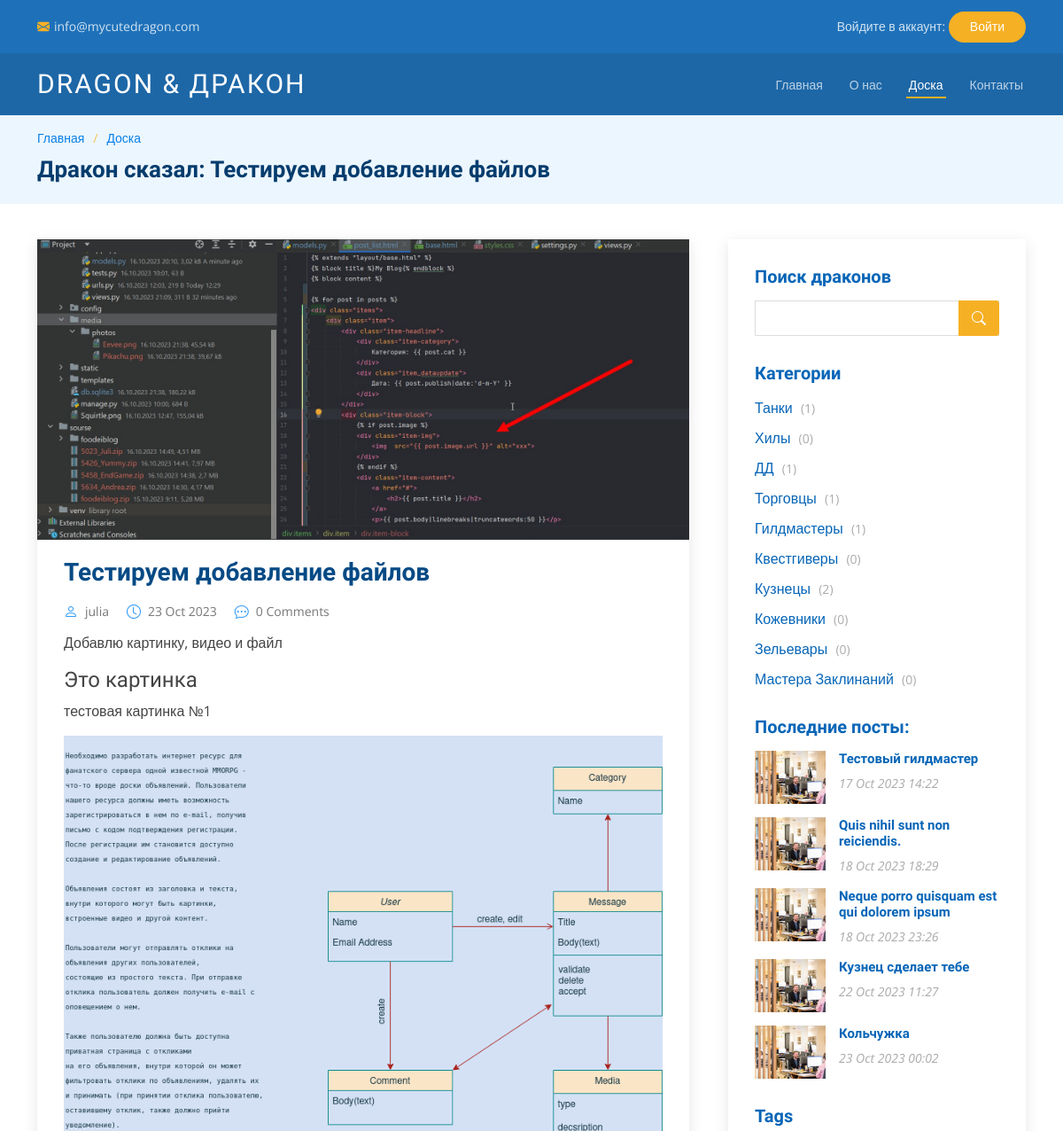
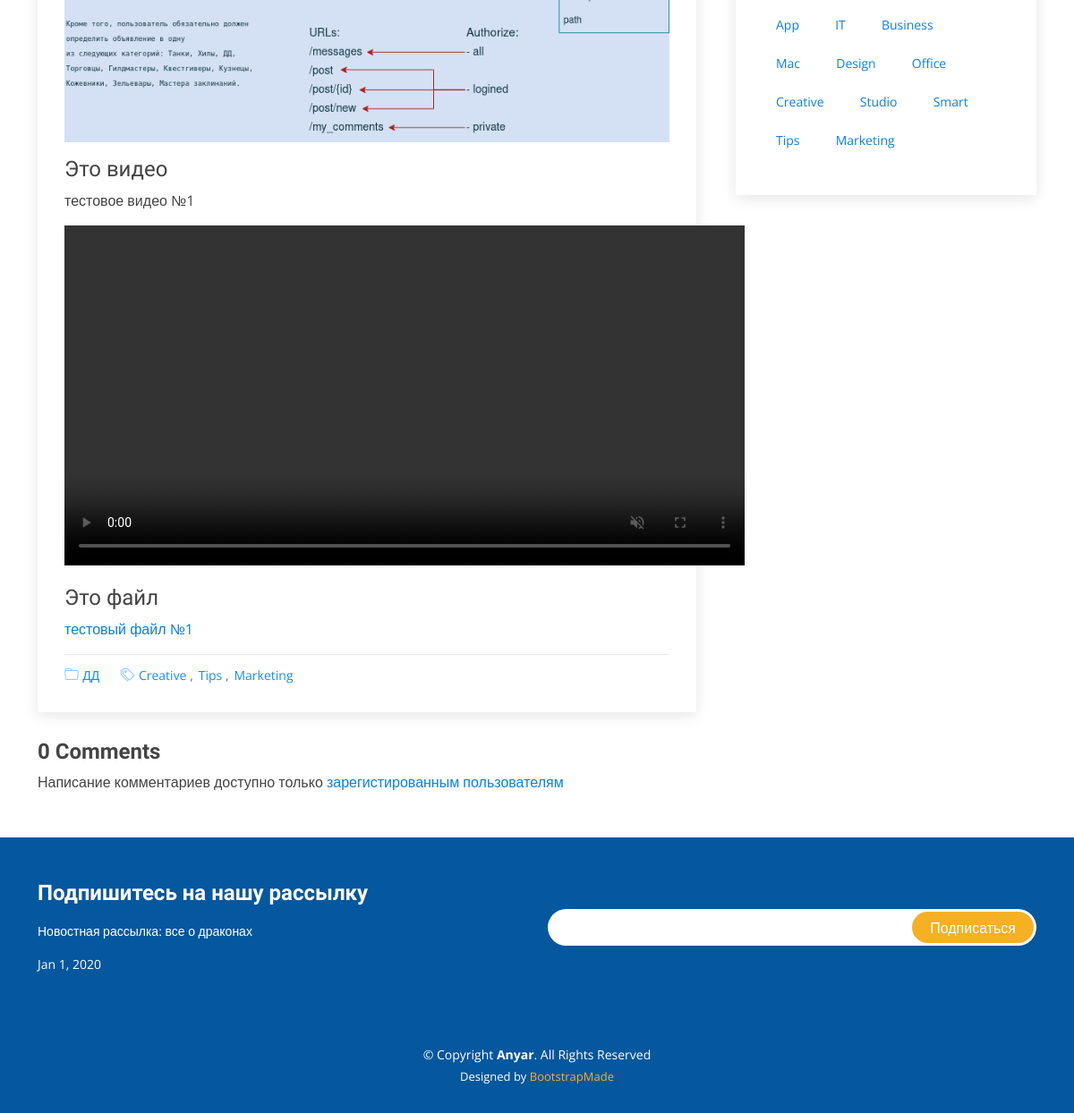
The page /messages/12 on the database as committed earlier (2 pictures, top to bottom).
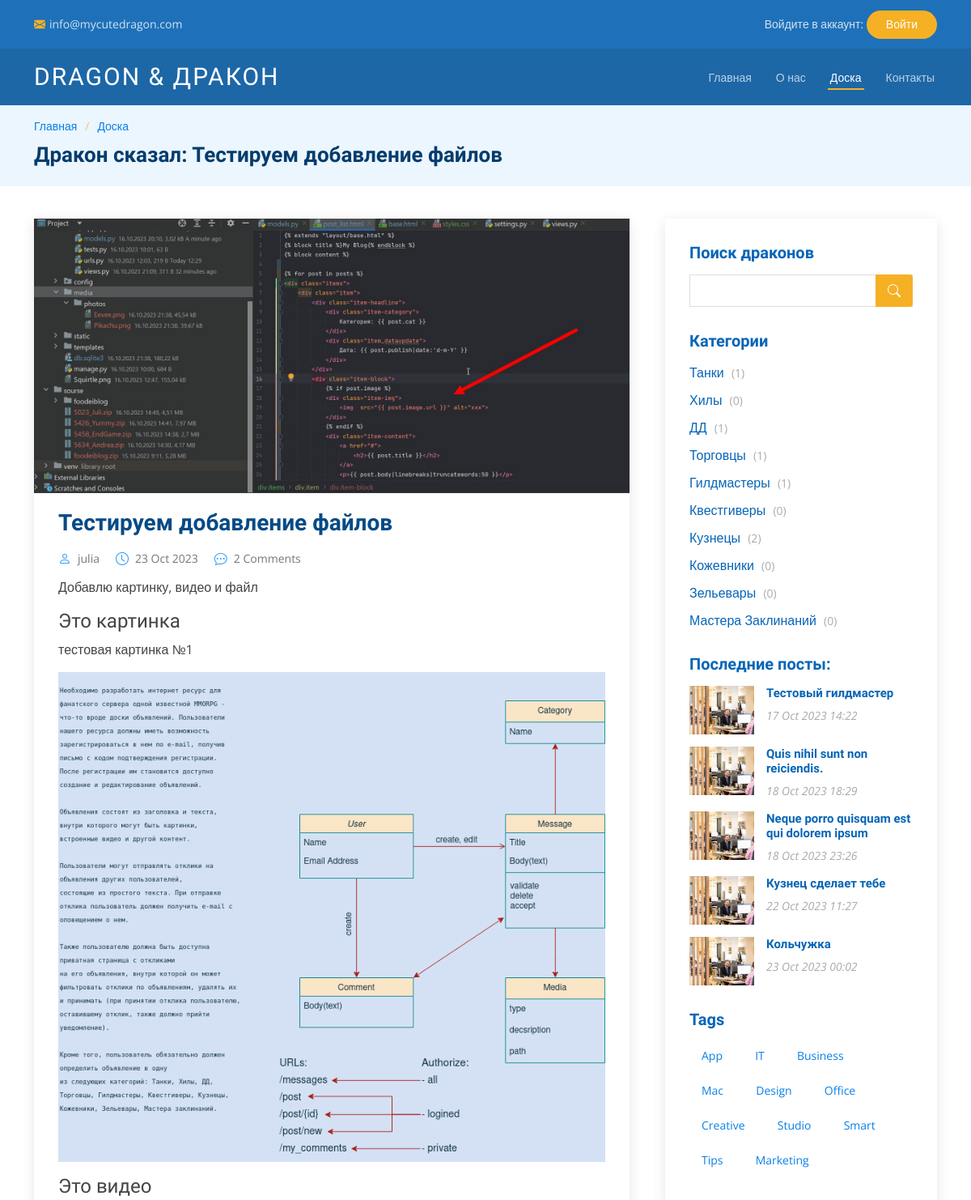
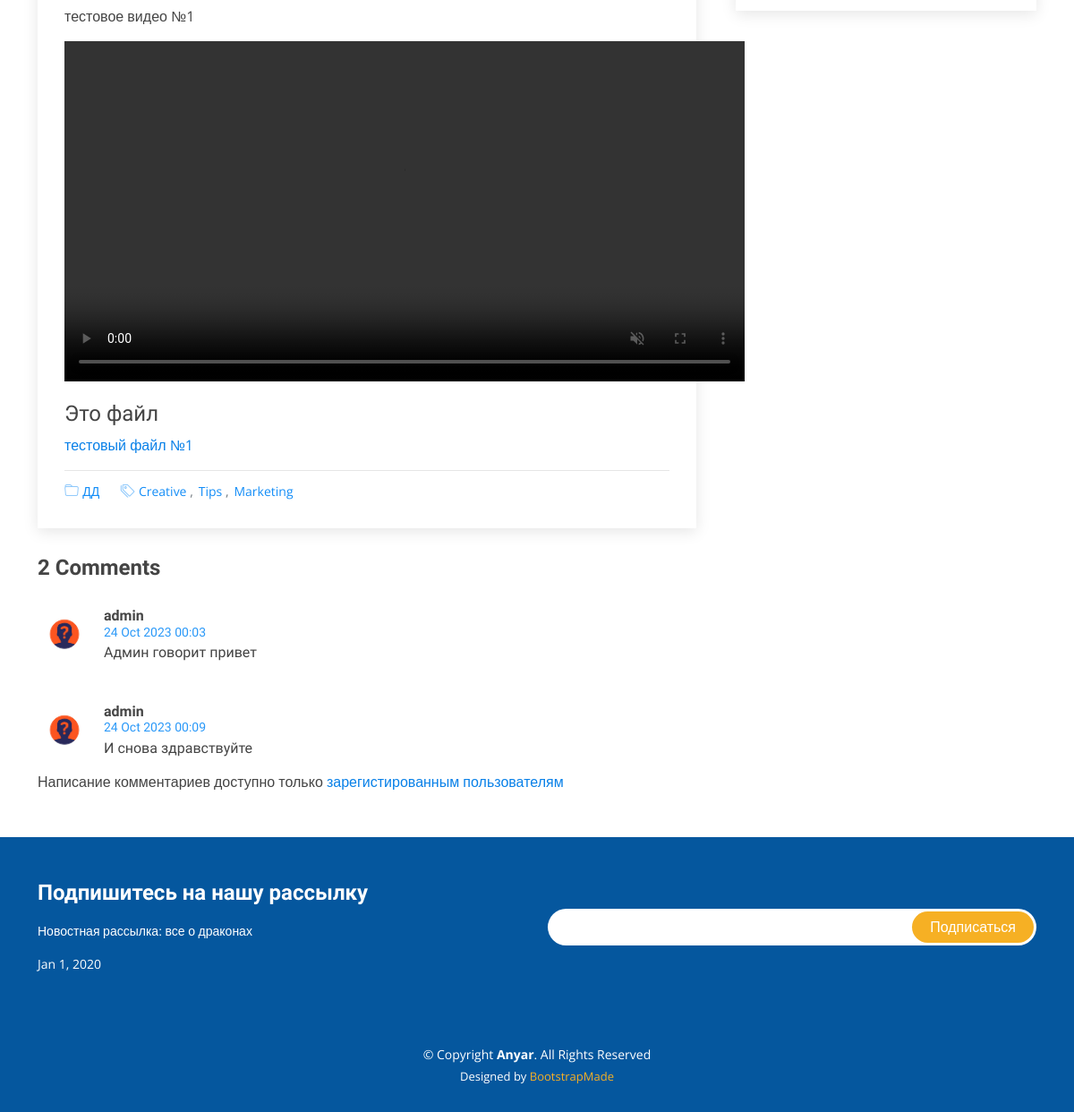
The same page on the database as committed later (2 pictures, top to bottom).
### bb/models.py (models this page shows, shortened)
class Media(models.Model):
    picture = 'P'
    video   = 'V'
    file    = 'F'
    tChoice = [
        (picture, 'Картинка'),
        (video,   'Видео'),
        (file,    'Файл')
    ]
    title = models.CharField(max_length = 255, default = 'Заголовок')
    descr = models.TextField(default='Описание файла')
    toPost = models.ForeignKey(Post, on_delete = models.CASCADE)
    type = models.CharField(max_length = 1, choices = tChoice, default = picture)
    media = models.FileField(upload_to= 'user_files')

class PostCategory(models.Model):
    post = models.ForeignKey(Post, on_delete = models.CASCADE)
    category = models.ForeignKey(Category, on_delete = models.CASCADE)

class Category(models.Model):
    name = models.CharField(max_length = 255, unique = True)

class Post(models.Model):
    author = models.ForeignKey(User, on_delete = models.CASCADE)
    cTime = models.DateTimeField(default=timezone.now)
    category = models.ManyToManyField(Category, through = 'PostCategory')
    title = models.CharField(max_length = 255, default = 'Заголовок')
    body = models.TextField(default = 'Здесь должен быть текст')
    mainPic = models.ImageField(upload_to='user_images')
    postRate = models.IntegerField(default = 0)

class Comment(models.Model):
    toPost = models.ForeignKey(Post, on_delete = models.CASCADE)
    fromUser = models.ForeignKey(User, on_delete = models.CASCADE)
    cTime = models.DateTimeField(auto_now_add = True)
    cbody = models.TextField(default = 'Комментарий')
    status = models.IntegerField(default = 0)

### bb/views.py (the view, shortened to what this page needs)
# urls.py: path('<int:pk>', MessageDetail.as_view(), name='msg_detail'),
class MessageDetail(ModelFormMixin, DetailView):
    model = Post
    template_name = 'messages/detail.html'
    context_object_name = 'message'
    form_class = AddCommentForm
    success_url = '/messages/'
    def get_context_data(self, **kwargs: Any) -> Dict[str, Any]:
        context =  super().get_context_data(**kwargs)
        context['categories'] = Category.objects.annotate(num_posts=Count('post'))
        context['post_cat'] = PostCategory.objects.filter(post=self.get_object())
        context['media'] = Media.objects.filter(toPost=self.get_object())
        comments = Comment.objects.filter(toPost=self.get_object())
        context['replies'] = Reply.objects.filter(toComment__toPost=self.get_object())
        context['comments_count'] = comments.count()
        context['comments'] = comments
        context['recent_posts'] = Post.objects.all()[:5]
        return context

### bb/forms.py
class AddCommentForm(ModelForm):
    class Meta:
        model = Comment
        fields = ('cbody',)
        widgets={"cbody": forms.Textarea(attrs={
          'class': 'form-control',
          'cols': 80,
          'rows': 5,
          'placeholder': 'Здесь введите текст сообщения',
          }),
        }
        labels={'cbody': ''}

### templates/messages/detail.html (shortened to what this page needs)
{% extends 'layout/bb.html' %}
{% load static %}
{% block name %}
Дракон сказал: {{ message.title }}
{% endblock name %}
{% block userbutton %}
<ol>
</ol>
{% endblock userbutton %}
{% block content %}
          <article class="entry entry-single">
            <div class="entry-img">
              <img src="../{{ message.mainPic.url }}" alt="" class="img-fluid">
            </div>
            <h2 class="entry-title">
              <a href="blog-single.html">{{ message.title }}</a>
            </h2>
            <div class="entry-meta">
              <ul>
                <li class="d-flex align-items-center"><i class="bi bi-person"></i>
                  <a href="blog-single.html">{{message.author.username}}</a></li>
                <li class="d-flex align-items-center"><i class="bi bi-clock"></i>
                  <a href="blog-single.html"><time datetime="2020-01-01">{{message.cTime|date:'d M Y'}}</time></a></li>
                <li class="d-flex align-items-center"><i class="bi bi-chat-dots"></i>
                  <a href="#comments">{{comments_count}} Comments</a></li>
              </ul>
            </div>
            <div class="entry-content">
              <p>
                {{ message.body }}
              </p>
            </div>
            <div class="engry-content" id="files">
              {% for file in media %}
              <h4>{{ file.title }}</h4>
                {% if file.type == 'P' %}
                  <p>{{ file.descr }}</p>
                  <img src="../{{ file.media.url }}" alt="" class="img-fluid">
                {% elif file.type == 'V' %}
                  <p>{{ file.descr }}</p>
                  <video muted="yes" controls="controls" src="../{{ file.media.url }}" type="video/mp4" width="760">
                  </video>
                {% elif file.type == 'F' %}
                  <a href="../{{ file.media.url }}">{{ file.descr }}</a>
                {% endif %}
              {% endfor %}
            </div>
            <div class="entry-footer">
              <i class="bi bi-folder"></i>
              <ul class="cats">
              {% for cat in post_cat %}
                <li><a href="#">{{ cat.category.name }}</a></li>
              {% endfor %}
              </ul>
              <i class="bi bi-tags"></i>
              <ul class="tags">
                <li><a href="#">Creative</a></li>
                <li><a href="#">Tips</a></li>
                <li><a href="#">Marketing</a></li>
              </ul>
            </div>
          </article>
          <div class="blog-comments">
            <h4 id="comments" class="comments-count">{{ comments_count }} Comments</h4>
            {% for comment in comments %}
            <div  class="comment">
              <div class="d-flex">
                <div class="comment-img"><img src="{% static 'assets/images/unknown_user.jpg' %}" alt=""></div>
                <div>
                  <h5><a href="">{{comment.fromUser.username}}</a>
                  <time datetime="{{ message.cTime|date:'Y-m-d' }}">
                    {{ comment.cTime|date:'d M Y H:i' }}</time>
                  <p>
                    {{comment.cbody}}
                  </p>
                </div>
              </div>
            </div>
            {% endfor %}
            {% if user.is_authenticated %}
            <div class="reply-form">
              <h4>{{user.username}}, оставьте комментарий</h4>
              <p>Автор может принять ваш комментарий, тогда на почту, указанную при регистрации придет оповещение * </p>
              <form action="/messages/{{message.pk}}" method="post">
                {% csrf_token %}
                <div class="row">
                  <div class="col form-group">
                    {{ form }}
                  </div>
                </div>
                <button type="submit" class="btn btn-primary">Отправить</button>
              </form>
            </div>
            {% else %}
            <p>Написание комментариев доступно только
              <a href="/accounts/login/" class="scrollto">зарегистированным пользователям</a></p>
            {% endif %}
          </div>
{% endblock content %}

### templates/layout/bb.html (shortened to what the changed rows need)
<!DOCTYPE html>
<html lang="en">
<head>
  {% load static %}
  <link href="{% static 'assets/vendor/animate.css/animate.min.css' %}" rel="stylesheet">
  <link href="{% static 'assets/vendor/aos/aos.css' %}" rel="stylesheet">
  <link href="{% static 'assets/vendor/bootstrap/css/bootstrap.min.css' %}" rel="stylesheet">
  <link href="{% static 'assets/vendor/bootstrap-icons/bootstrap-icons.css' %}" rel="stylesheet">
  <link href="{% static 'assets/vendor/boxicons/css/boxicons.min.css' %}" rel="stylesheet">
  <link href="{% static 'assets/vendor/glightbox/css/glightbox.min.css' %}" rel="stylesheet">
  <link href="{% static 'assets/vendor/remixicon/remixicon.css' %}" rel="stylesheet">
  <link href="{% static 'assets/vendor/swiper/swiper-bundle.min.css' %}" rel="stylesheet">
  <link href="{% static 'assets/css/style.css' %}" rel="stylesheet">
</head>
<body>
  <header id="header" class="fixed-top d-flex align-items-center header-inner-pages">
    <div class="container d-flex align-items-center justify-content-between">
      <h1 class="logo"><a href="index.html">Dragon & Дракон</a></h1>
    </div>
  </header>
  <main id="main">
    <section id="breadcrumbs" class="breadcrumbs">
      <div class="container">
        <div class="row">
          <div class="col-lg-8">
            <h2>{% block name %}{% endblock name %}</h2>
          </div>
        </div>
      </div>
    </section>
    <section id="blog" class="blog">
      <div class="container" >
        <div class="row">
          <div class="col-lg-8 entries">
            {% block content %}
            {% endblock content %}
          </div>
          <div class="col-lg-4">
            <div class="sidebar">
              <div class="sidebar-item categories">
                <ul>
                {% for cat in categories %}
                  <li><a href="#"> {{ cat.name }} <span>({{ cat.num_posts }})</span></a></li>
                {% endfor %}
                </ul>
              </div>
              <div class="sidebar-item recent-posts">
                {% for post in recent_posts %}
                <div class="post-item clearfix">
                  <img src="assets/img/blog/blog-recent-1.jpg" alt="">
                  <h4><a href="blog-single.html">{{ post.title}}</a></h4>
                  <time datetime="2020-01-01">{{ post.cTime|date:'d M Y H:i'}}</time>
                </div>
                {% endfor %}
              </div>
            </div>
          </div>
        </div>
      </div>
    </section>
  </main>
</body>
</html>

Rows that differ between the two databases and show on the page:
added Comment: fromUser.username "admin", cTime "24 Oct 2023 00:03", cbody "Админ говорит привет"
added Comment: fromUser.username "admin", cTime "24 Oct 2023 00:09", cbody "И снова здравствуйте"
Other text that changed with them:
{{ comments_count }}: "0" → "2"
